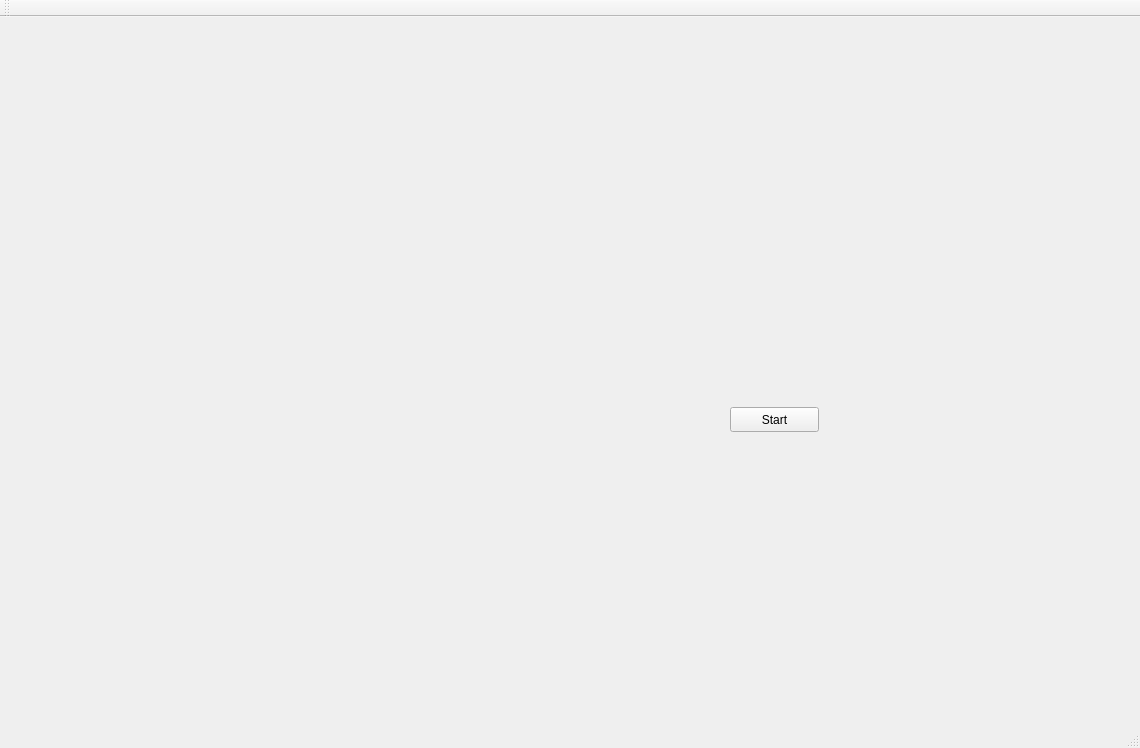
<?xml version="1.0" encoding="UTF-8"?>
<ui version="4.0">
 <class>MainWindow</class>
 <widget class="QMainWindow" name="MainWindow">
  <property name="geometry">
   <rect>
    <x>0</x>
    <y>0</y>
    <width>1140</width>
    <height>748</height>
   </rect>
  </property>
  <property name="windowTitle">
   <string>MainWindow</string>
  </property>
  <widget class="QWidget" name="centralWidget">
   <widget class="QPushButton" name="pushButton">
    <property name="geometry">
     <rect>
      <x>730</x>
      <y>390</y>
      <width>89</width>
      <height>25</height>
     </rect>
    </property>
    <property name="text">
     <string>Start</string>
    </property>
   </widget>
  </widget>
  <widget class="QMenuBar" name="menuBar">
   <property name="geometry">
    <rect>
     <x>0</x>
     <y>0</y>
     <width>1140</width>
     <height>22</height>
    </rect>
   </property>
  </widget>
  <widget class="QToolBar" name="mainToolBar">
   <attribute name="toolBarArea">
    <enum>TopToolBarArea</enum>
   </attribute>
   <attribute name="toolBarBreak">
    <bool>false</bool>
   </attribute>
  </widget>
  <widget class="QStatusBar" name="statusBar"/>
 </widget>
 <layoutdefault spacing="6" margin="11"/>
 <resources/>
 <connections/>
</ui>
